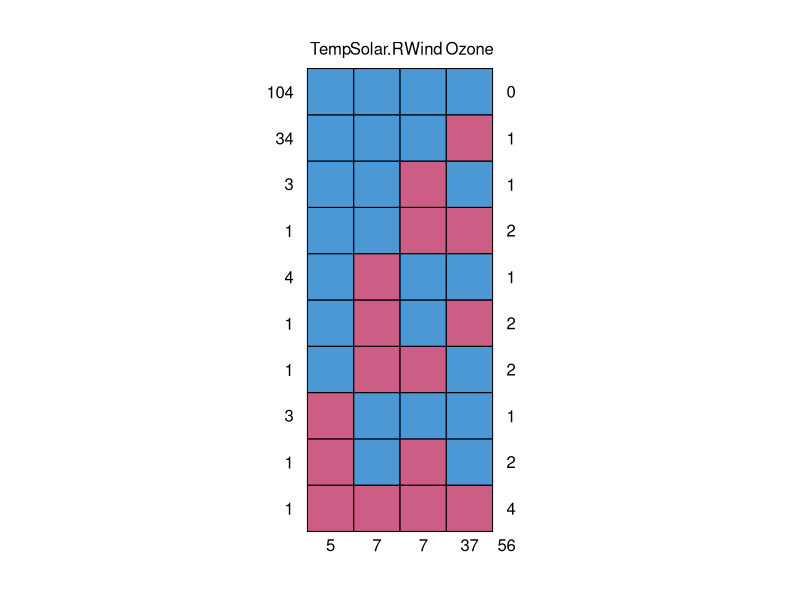
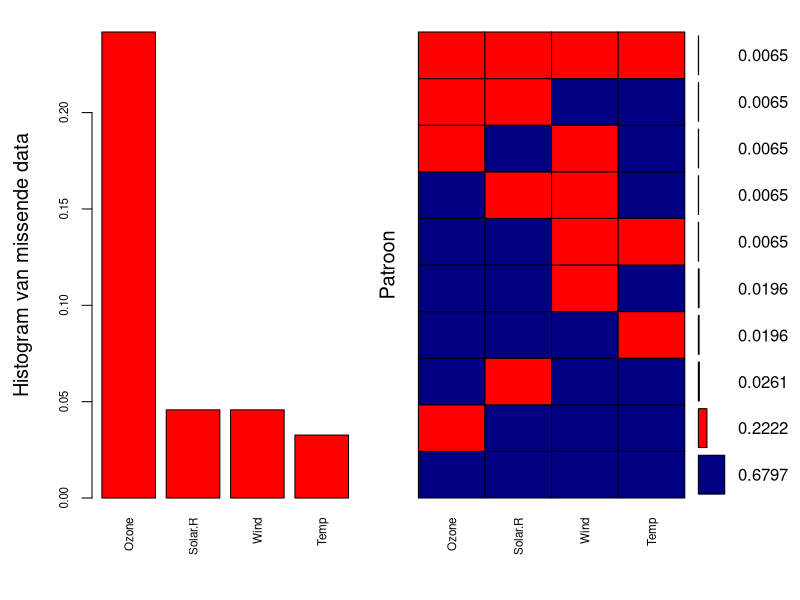
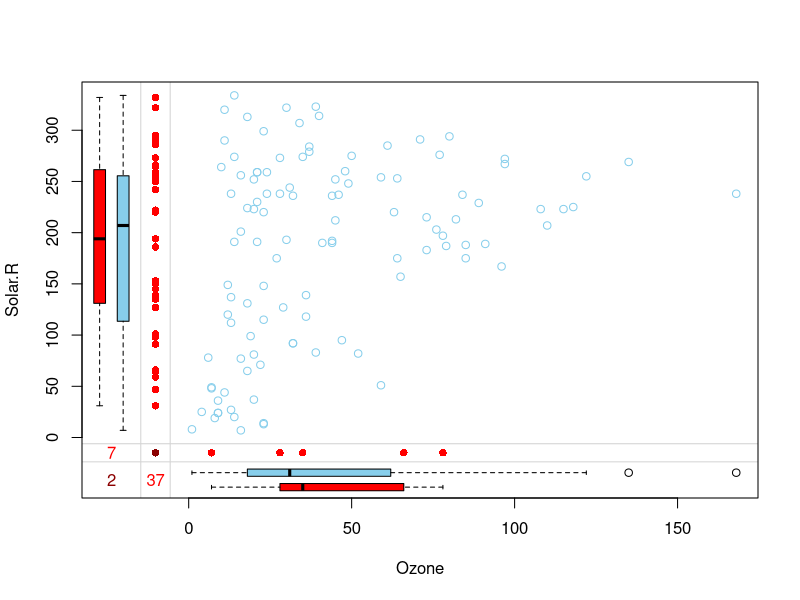
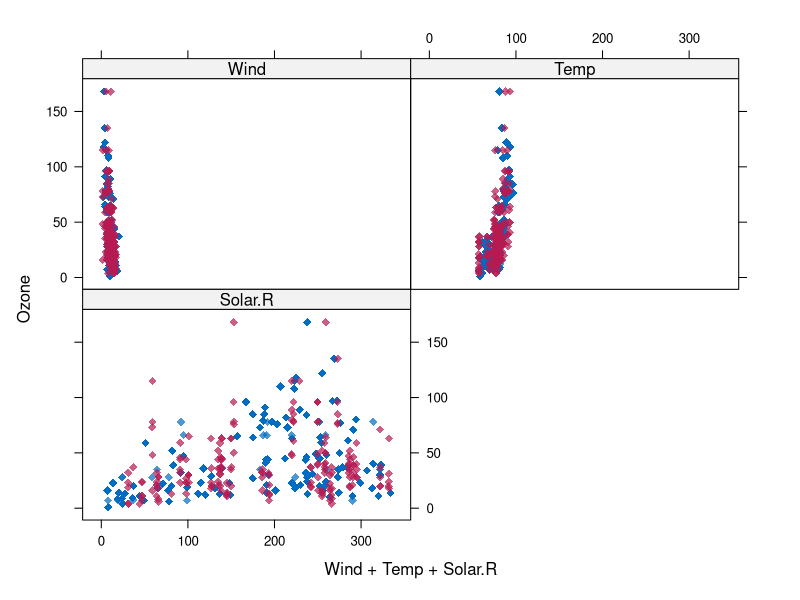
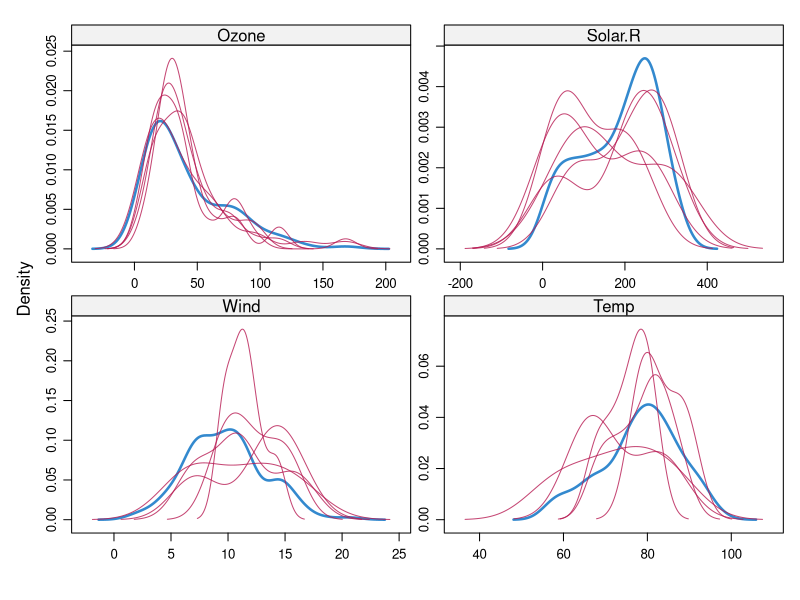
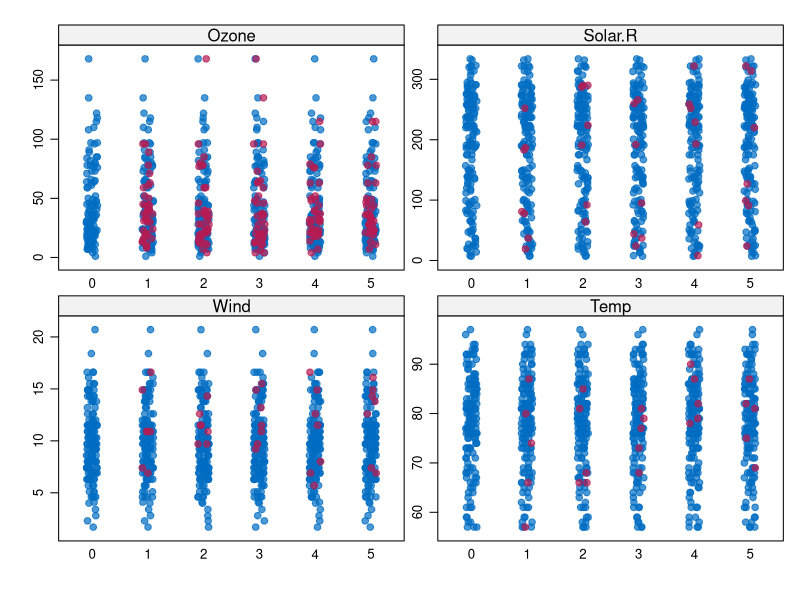

These figures' R source, in order:
## ---- chunk 1
library(mice)
data <- airquality
data[4:10,3] <- rep(NA,7)
data[1:5,4] <- NA
summary(data)
## ---- chunk 2
data <- data[-c(5,6)]
summary(data)

## ---- chunk 3
pMiss <- function(x){sum(is.na(x))/length(x)*100}
apply(data,2,pMiss)
apply(data,1,pMiss)

## ---- chunk 4
md.pattern(data)
## ---- chunk 5
library(VIM)
aggr_plot <- aggr(data, col=c('navyblue','red'), numbers=TRUE, sortVars=TRUE, labels=names(data), cex.axis=.7, gap=3, ylab=c("Histogram van missende data","Patroon"))
## ---- chunk 6
marginplot(data[c(1,2)])
## ---- chunk 7
tempData <- mice(data,m=5,maxit=50,meth='pmm',seed=500)
summary(tempData)
## ---- chunk 8
tempData$imp$Ozone
## ---- chunk 9
tempData$meth


## ---- chunk 10
completedData <- complete(tempData,1)
## ---- chunk 11
xyplot(tempData,Ozone ~ Wind+Temp+Solar.R,pch=18,cex=1)
## ---- chunk 12
densityplot(tempData)
## ---- chunk 13
stripplot(tempData, pch = 20, cex = 1.2)
## ---- chunk 14
modelFit1 <- with(tempData,lm(Temp~ Ozone+Solar.R+Wind))
summary(pool(modelFit1))
## ---- chunk 15
tempData2 <- mice(data,m=50,seed=245435)
modelFit2 <- with(tempData2,lm(Temp~ Ozone+Solar.R+Wind))
summary(pool(modelFit2))
